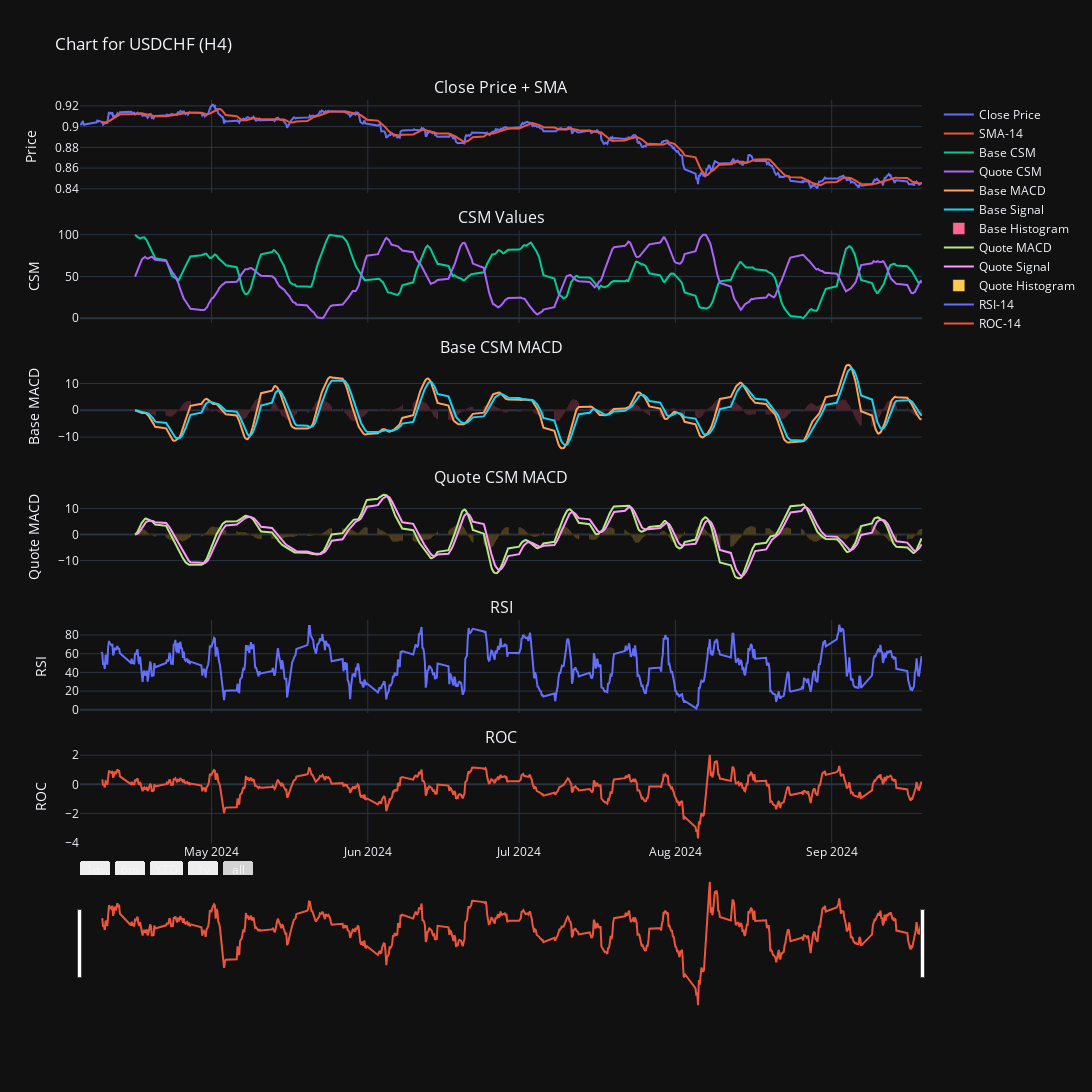

The code cell stored with this chart in its notebook:
### Code cell
def plot_random_data():
    # Choose a random timeframe and symbol
    random_timeframe = random.choice(TIMEFRAMES)
    random_symbol = random.choice(PAIRS)

    # Get the data for the chosen timeframe and symbol
    df = mtd.data[random_timeframe][random_symbol]

    # Create subplots
    fig = make_subplots(rows=6, cols=1, shared_xaxes=True, vertical_spacing=0.05,
                        subplot_titles=('Close Price + SMA', 'CSM Values', 'Base CSM MACD', 'Quote CSM MACD', 'RSI', 'ROC'))

    # 1. Close Price + SMA
    fig.add_trace(go.Scatter(x=df['time'], y=df['close'], name='Close Price'), row=1, col=1)
    fig.add_trace(go.Scatter(x=df['time'], y=df['sma-14'], name='SMA-14'), row=1, col=1)

    # 2. CSM Values
    fig.add_trace(go.Scatter(x=df['time'], y=df['base_csm'], name='Base CSM'), row=2, col=1)
    fig.add_trace(go.Scatter(x=df['time'], y=df['quote_csm'], name='Quote CSM'), row=2, col=1)

    # 3. Base CSM MACD
    fig.add_trace(go.Scatter(x=df['time'], y=df['base_csm_macd'], name='Base MACD'), row=3, col=1)
    fig.add_trace(go.Scatter(x=df['time'], y=df['base_csm_macd_signal'], name='Base Signal'), row=3, col=1)
    fig.add_bar(x=df['time'], y=df['base_csm_macd_histogram'], name='Base Histogram', row=3, col=1)

    # 4. Quote CSM MACD
    fig.add_trace(go.Scatter(x=df['time'], y=df['quote_csm_macd'], name='Quote MACD'), row=4, col=1)
    fig.add_trace(go.Scatter(x=df['time'], y=df['quote_csm_macd_signal'], name='Quote Signal'), row=4, col=1)
    fig.add_bar(x=df['time'], y=df['quote_csm_macd_histogram'], name='Quote Histogram', row=4, col=1)

    # 5. RSI
    fig.add_trace(go.Scatter(x=df['time'], y=df['rsi-14'], name='RSI-14'), row=5, col=1)

    # 6. ROC
    fig.add_trace(go.Scatter(x=df['time'], y=df['roc-14'], name='ROC-14'), row=6, col=1)

    # Update layout
    fig.update_layout(
        height=1500, 
        width=1600, 
        title_text=f"Chart for {random_symbol} ({random_timeframe.name})", 
        template='plotly_dark'
    )

    # Update x-axis to include range slider
    fig.update_xaxes(
        rangeslider_visible=True,
        rangeselector=dict(
            buttons=list([
                dict(count=1, label="1m", step="month", stepmode="backward"),
                dict(count=6, label="6m", step="month", stepmode="backward"),
                dict(count=1, label="YTD", step="year", stepmode="todate"),
                dict(count=1, label="1y", step="year", stepmode="backward"),
                dict(step="all")
            ])
        ),
        row=6, col=1  # Apply to the bottom subplot
    )

    # Hide rangeslider for all subplots except the bottom one
    for i in range(1, 6):
        fig.update_xaxes(rangeslider_visible=False, row=i, col=1)

    fig.update_yaxes(title_text="Price", row=1, col=1)
    fig.update_yaxes(title_text="CSM", row=2, col=1)
    fig.update_yaxes(title_text="Base MACD", row=3, col=1)
    fig.update_yaxes(title_text="Quote MACD", row=4, col=1)
    fig.update_yaxes(title_text="RSI", row=5, col=1)
    fig.update_yaxes(title_text="ROC", row=6, col=1)

    # Show the plot
    fig.show()

plot_random_data()

### Figure 1 — Plotly figure (JSON) as saved in the notebook; plotly's stock layout.template omitted (floating-point values rounded to 4 significant figures; data arrays with more than 128 entries replaced by an {"elided": "..."} marker saying what was removed)
{"data": [{"name": "Close Price", "type": "scatter", "x": {"elided": "714 str values"}, "xaxis": "x", "y": {"elided": "714 float values"}, "yaxis": "y"}, {"name": "SMA-14", "type": "scatter", "x": {"elided": "714 str values"}, "xaxis": "x", "y": {"elided": "714 float values"}, "yaxis": "y"}, {"name": "Base CSM", "type": "scatter", "x": {"elided": "714 str values"}, "xaxis": "x2", "y": {"elided": "714 float values"}, "yaxis": "y2"}, {"name": "Quote CSM", "type": "scatter", "x": {"elided": "714 str values"}, "xaxis": "x2", "y": {"elided": "714 float values"}, "yaxis": "y2"}, {"name": "Base MACD", "type": "scatter", "x": {"elided": "714 str values"}, "xaxis": "x3", "y": {"elided": "714 float values"}, "yaxis": "y3"}, {"name": "Base Signal", "type": "scatter", "x": {"elided": "714 str values"}, "xaxis": "x3", "y": {"elided": "714 float values"}, "yaxis": "y3"}, {"name": "Base Histogram", "type": "bar", "x": {"elided": "714 str values"}, "xaxis": "x3", "y": {"elided": "714 float values"}, "yaxis": "y3"}, {"name": "Quote MACD", "type": "scatter", "x": {"elided": "714 str values"}, "xaxis": "x4", "y": {"elided": "714 float values"}, "yaxis": "y4"}, {"name": "Quote Signal", "type": "scatter", "x": {"elided": "714 str values"}, "xaxis": "x4", "y": {"elided": "714 float values"}, "yaxis": "y4"}, {"name": "Quote Histogram", "type": "bar", "x": {"elided": "714 str values"}, "xaxis": "x4", "y": {"elided": "714 float values"}, "yaxis": "y4"}, {"name": "RSI-14", "type": "scatter", "x": {"elided": "714 str values"}, "xaxis": "x5", "y": {"elided": "714 float values"}, "yaxis": "y5"}, {"name": "ROC-14", "type": "scatter", "x": {"elided": "714 str values"}, "xaxis": "x6", "y": {"elided": "714 float values"}, "yaxis": "y6"}], "layout": {"annotations": [{"font": {"size": 16}, "showarrow": false, "text": "Close Price + SMA", "x": 0.5, "xanchor": "center", "xref": "paper", "y": 1, "yanchor": "bottom", "yref": "paper"}, {"font": {"size": 16}, "showarrow": false, "text": "CSM Values", "x": 0.5, "xanchor": "center", "xref": "paper", "y": 0.825, "yanchor": "bottom", "yref": "paper"}, {"font": {"size": 16}, "showarrow": false, "text": "Base CSM MACD", "x": 0.5, "xanchor": "center", "xref": "paper", "y": 0.65, "yanchor": "bottom", "yref": "paper"}, {"font": {"size": 16}, "showarrow": false, "text": "Quote CSM MACD", "x": 0.5, "xanchor": "center", "xref": "paper", "y": 0.475, "yanchor": "bottom", "yref": "paper"}, {"font": {"size": 16}, "showarrow": false, "text": "RSI", "x": 0.5, "xanchor": "center", "xref": "paper", "y": 0.3, "yanchor": "bottom", "yref": "paper"}, {"font": {"size": 16}, "showarrow": false, "text": "ROC", "x": 0.5, "xanchor": "center", "xref": "paper", "y": 0.125, "yanchor": "bottom", "yref": "paper"}], "height": 1500, "title": {"text": "Chart for USDCHF (H4)"}, "width": 1600, "xaxis": {"anchor": "y", "domain": [0, 1], "matches": "x6", "rangeslider": {"visible": false}, "showticklabels": false}, "xaxis2": {"anchor": "y2", "domain": [0, 1], "matches": "x6", "rangeslider": {"visible": false}, "showticklabels": false}, "xaxis3": {"anchor": "y3", "domain": [0, 1], "matches": "x6", "rangeslider": {"visible": false}, "showticklabels": false}, "xaxis4": {"anchor": "y4", "domain": [0, 1], "matches": "x6", "rangeslider": {"visible": false}, "showticklabels": false}, "xaxis5": {"anchor": "y5", "domain": [0, 1], "matches": "x6", "rangeslider": {"visible": false}, "showticklabels": false}, "xaxis6": {"anchor": "y6", "domain": [0, 1], "rangeselector": {"buttons": [{"count": 1, "label": "1m", "step": "month", "stepmode": "backward"}, {"count": 6, "label": "6m", "step": "month", "stepmode": "backward"}, {"count": 1, "label": "YTD", "step": "year", "stepmode": "todate"}, {"count": 1, "label": "1y", "step": "year", "stepmode": "backward"}, {"step": "all"}]}, "rangeslider": {"visible": true}}, "yaxis": {"anchor": "x", "domain": [0.875, 1], "title": {"text": "Price"}}, "yaxis2": {"anchor": "x2", "domain": [0.7, 0.825], "title": {"text": "CSM"}}, "yaxis3": {"anchor": "x3", "domain": [0.525, 0.65], "title": {"text": "Base MACD"}}, "yaxis4": {"anchor": "x4", "domain": [0.35, 0.475], "title": {"text": "Quote MACD"}}, "yaxis5": {"anchor": "x5", "domain": [0.175, 0.3], "title": {"text": "RSI"}}, "yaxis6": {"anchor": "x6", "domain": [0, 0.125], "title": {"text": "ROC"}}}}
